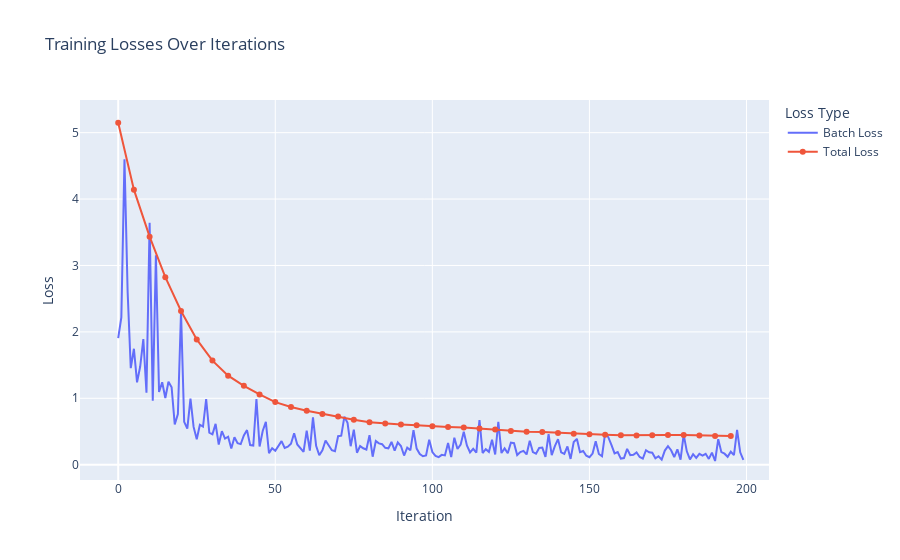

The code cell stored with this chart in its notebook:
### Code cell
import plotly.graph_objs as go

iter_list = list(batch_losses.keys())
batch_loss_values = list(batch_losses.values())
total_loss_iters = list(total_losses.keys())
total_loss_values = list(total_losses.values())

trace1 = go.Scatter(
    x=iter_list, 
    y=batch_loss_values, 
    mode='lines', 
    name='Batch Loss'
)
trace2 = go.Scatter(
    x=total_loss_iters, 
    y=total_loss_values, 
    mode='lines+markers', 
    name='Total Loss'
)

fig = go.Figure()
fig.add_trace(trace1)
fig.add_trace(trace2)

fig.update_layout(
    title='Training Losses Over Iterations',
    xaxis_title='Iteration',
    yaxis_title='Loss',
    legend_title='Loss Type'
)

fig.show()

### Figure 1 — Plotly figure (JSON) as saved in the notebook; plotly's stock layout.template omitted (floating-point values rounded to 4 significant figures; data arrays with more than 128 entries replaced by an {"elided": "..."} marker saying what was removed)
{"data": [{"mode": "lines", "name": "Batch Loss", "type": "scatter", "x": {"elided": "200 int values"}, "y": {"elided": "200 float values"}}, {"mode": "lines+markers", "name": "Total Loss", "type": "scatter", "x": [0, 5, 10, 15, 20, 25, 30, 35, 40, 45, 50, 55, 60, 65, 70, 75, 80, 85, 90, 95, 100, 105, 110, 115, 120, 125, 130, 135, 140, 145, 150, 155, 160, 165, 170, 175, 180, 185, 190, 195], "y": [5.149, 4.142, 3.434, 2.825, 2.314, 1.886, 1.567, 1.34, 1.187, 1.057, 0.9424, 0.8689, 0.8138, 0.7646, 0.7251, 0.6759, 0.6406, 0.6198, 0.6059, 0.593, 0.5784, 0.5694, 0.5608, 0.5442, 0.5288, 0.5087, 0.4969, 0.4911, 0.479, 0.4659, 0.4592, 0.4526, 0.4443, 0.4411, 0.4423, 0.4454, 0.4473, 0.4389, 0.4336, 0.433]}], "layout": {"legend": {"title": {"text": "Loss Type"}}, "title": {"text": "Training Losses Over Iterations"}, "xaxis": {"title": {"text": "Iteration"}}, "yaxis": {"title": {"text": "Loss"}}}}
